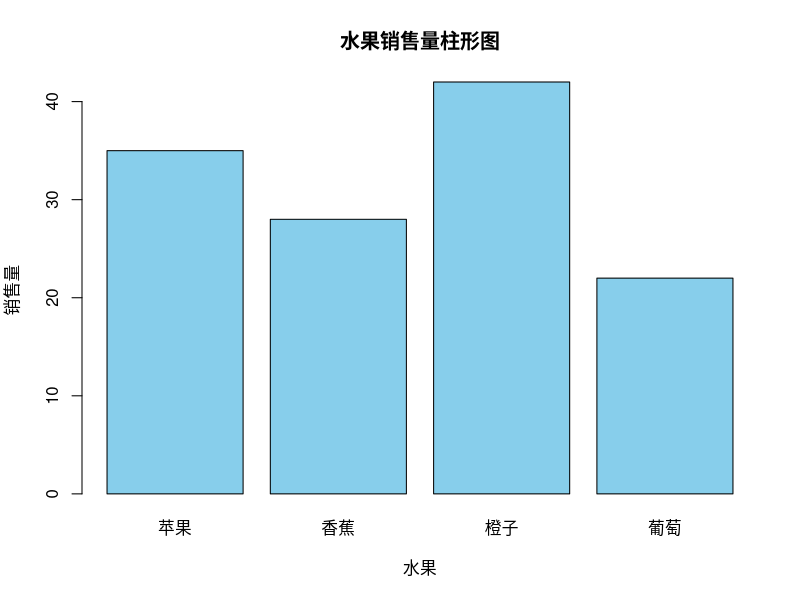
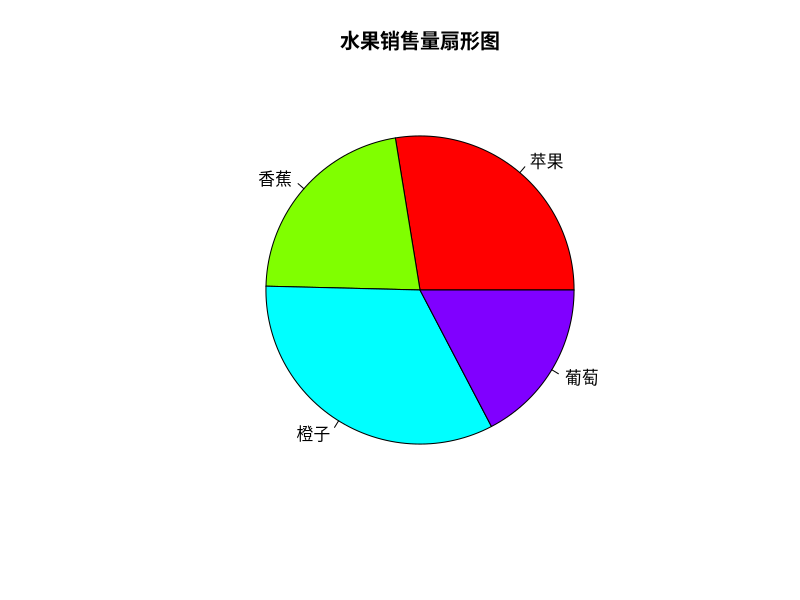

The R source for these figures, in order:
# ... existing code ...
# 创建一个包含不同水果销售量的数据向量
fruits <- c("苹果", "香蕉", "橙子", "葡萄")
sales <- c(35, 28, 42, 22)

# 创建数据框
fruit_sales <- data.frame(Fruit = fruits, Sales = sales)

# 绘制柱形图
barplot(fruit_sales$Sales, names.arg = fruit_sales$Fruit, 
        main = "水果销售量柱形图",
        xlab = "水果", ylab = "销售量",
        col = "skyblue")

# 绘制扇形图
pie(fruit_sales$Sales, labels = fruit_sales$Fruit, main = "水果销售量扇形图", col = rainbow(length(fruit_sales$Fruit)))
# ... existing code ...